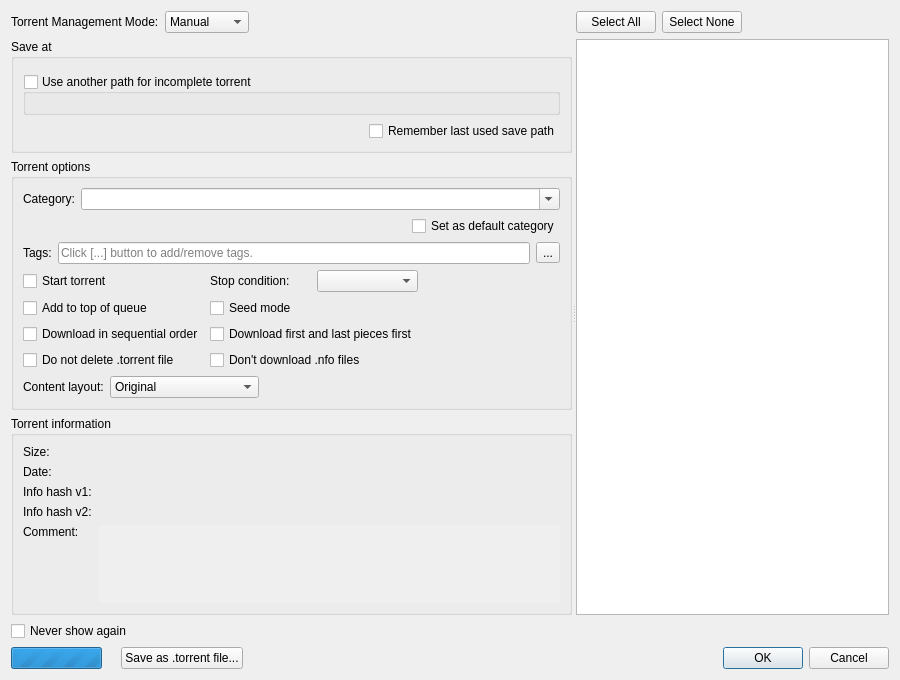
<?xml version="1.0" encoding="UTF-8"?>
<ui version="4.0">
 <class>AddNewTorrentDialog</class>
 <widget class="QDialog" name="AddNewTorrentDialog">
  <property name="geometry">
   <rect>
    <x>0</x>
    <y>0</y>
    <width>900</width>
    <height>680</height>
   </rect>
  </property>
  <layout class="QVBoxLayout" name="AddNewTorrentDialogLayout">
   <item>
    <widget class="QScrollArea" name="scrollArea_2">
     <property name="frameShape">
      <enum>QFrame::Shape::NoFrame</enum>
     </property>
     <property name="sizeAdjustPolicy">
      <enum>QAbstractScrollArea::SizeAdjustPolicy::AdjustToContents</enum>
     </property>
     <property name="widgetResizable">
      <bool>true</bool>
     </property>
     <widget class="QWidget" name="scrollAreaWidgetContents_2">
      <property name="geometry">
       <rect>
        <x>0</x>
        <y>0</y>
        <width>882</width>
        <height>598</height>
       </rect>
      </property>
      <layout class="QVBoxLayout" name="verticalLayout_6">
       <property name="leftMargin">
        <number>0</number>
       </property>
       <property name="topMargin">
        <number>0</number>
       </property>
       <property name="rightMargin">
        <number>0</number>
       </property>
       <property name="bottomMargin">
        <number>0</number>
       </property>
       <item>
        <widget class="QSplitter" name="splitter">
         <property name="orientation">
          <enum>Qt::Orientation::Horizontal</enum>
         </property>
         <property name="childrenCollapsible">
          <bool>false</bool>
         </property>
         <widget class="QFrame" name="torrentoptionsFrame">
          <layout class="QVBoxLayout" name="mainlayout_addui">
           <property name="leftMargin">
            <number>0</number>
           </property>
           <property name="topMargin">
            <number>0</number>
           </property>
           <property name="rightMargin">
            <number>0</number>
           </property>
           <property name="bottomMargin">
            <number>0</number>
           </property>
           <item>
            <layout class="QHBoxLayout" name="managementLayout">
             <item>
              <widget class="QLabel" name="labelTorrentManagementMode">
               <property name="text">
                <string>Torrent Management Mode:</string>
               </property>
              </widget>
             </item>
             <item>
              <widget class="QComboBox" name="comboTMM">
               <property name="toolTip">
                <string>Automatic mode means that various torrent properties(eg save path) will be decided by the associated category</string>
               </property>
               <item>
                <property name="text">
                 <string>Manual</string>
                </property>
               </item>
               <item>
                <property name="text">
                 <string>Automatic</string>
                </property>
               </item>
              </widget>
             </item>
             <item>
              <spacer name="horizontalSpacer">
               <property name="orientation">
                <enum>Qt::Orientation::Horizontal</enum>
               </property>
               <property name="sizeHint" stdset="0">
                <size>
                 <width>20</width>
                 <height>20</height>
                </size>
               </property>
              </spacer>
             </item>
            </layout>
           </item>
           <item>
            <widget class="QGroupBox" name="groupBoxSavePath">
             <property name="title">
              <string>Save at</string>
             </property>
             <layout class="QVBoxLayout" name="verticalLayout">
              <item>
               <widget class="FileSystemPathComboEdit" name="savePath" native="true"/>
              </item>
              <item>
               <widget class="QGroupBox" name="groupBoxDownloadPath">
                <property name="title">
                 <string>Use another path for incomplete torrent</string>
                </property>
                <property name="checkable">
                 <bool>true</bool>
                </property>
                <property name="checked">
                 <bool>false</bool>
                </property>
                <layout class="QVBoxLayout" name="verticalLayout_4">
                 <item>
                  <widget class="FileSystemPathComboEdit" name="downloadPath" native="true"/>
                 </item>
                </layout>
               </widget>
              </item>
              <item>
               <layout class="QHBoxLayout" name="layoutRememberLastSavePath">
                <item>
                 <spacer name="horizontalSpacer_5">
                  <property name="orientation">
                   <enum>Qt::Orientation::Horizontal</enum>
                  </property>
                  <property name="sizeHint" stdset="0">
                   <size>
                    <width>40</width>
                    <height>20</height>
                   </size>
                  </property>
                 </spacer>
                </item>
                <item>
                 <widget class="QCheckBox" name="checkBoxRememberLastSavePath">
                  <property name="text">
                   <string>Remember last used save path</string>
                  </property>
                 </widget>
                </item>
               </layout>
              </item>
             </layout>
            </widget>
           </item>
           <item>
            <widget class="QGroupBox" name="groupBoxSettings">
             <property name="title">
              <string>Torrent options</string>
             </property>
             <layout class="QVBoxLayout" name="verticalLayout_3">
              <item>
               <layout class="QHBoxLayout" name="categoryLayout">
                <item>
                 <widget class="QLabel" name="labelCategory">
                  <property name="text">
                   <string>Category:</string>
                  </property>
                 </widget>
                </item>
                <item>
                 <widget class="QComboBox" name="categoryComboBox">
                  <property name="sizePolicy">
                   <sizepolicy hsizetype="Expanding" vsizetype="Fixed">
                    <horstretch>0</horstretch>
                    <verstretch>0</verstretch>
                   </sizepolicy>
                  </property>
                  <property name="editable">
                   <bool>true</bool>
                  </property>
                  <property name="insertPolicy">
                   <enum>QComboBox::InsertPolicy::InsertAtTop</enum>
                  </property>
                 </widget>
                </item>
               </layout>
              </item>
              <item alignment="Qt::AlignmentFlag::AlignRight">
               <widget class="QCheckBox" name="defaultCategoryCheckbox">
                <property name="text">
                 <string>Set as default category</string>
                </property>
               </widget>
              </item>
              <item>
               <layout class="QHBoxLayout" name="tagsLayout" stretch="0,0,0">
                <item>
                 <widget class="QLabel" name="tagsLabel">
                  <property name="text">
                   <string>Tags:</string>
                  </property>
                 </widget>
                </item>
                <item>
                 <widget class="QLineEdit" name="tagsLineEdit">
                  <property name="sizePolicy">
                   <sizepolicy hsizetype="Expanding" vsizetype="Fixed">
                    <horstretch>0</horstretch>
                    <verstretch>0</verstretch>
                   </sizepolicy>
                  </property>
                  <property name="readOnly">
                   <bool>true</bool>
                  </property>
                  <property name="placeholderText">
                   <string>Click [...] button to add/remove tags.</string>
                  </property>
                  <property name="clearButtonEnabled">
                   <bool>false</bool>
                  </property>
                 </widget>
                </item>
                <item>
                 <widget class="QToolButton" name="tagsEditButton">
                  <property name="toolTip">
                   <string>Add/remove tags</string>
                  </property>
                  <property name="text">
                   <string>...</string>
                  </property>
                 </widget>
                </item>
               </layout>
              </item>
              <item>
               <layout class="QGridLayout" name="gridLayout">
                <item row="0" column="0">
                 <widget class="QCheckBox" name="startTorrentCheckBox">
                  <property name="text">
                   <string>Start torrent</string>
                  </property>
                 </widget>
                </item>
                <item row="0" column="1">
                 <layout class="QHBoxLayout" name="stopConditionLayout">
                  <item>
                   <widget class="QLabel" name="stopConditionLabel">
                    <property name="text">
                     <string>Stop condition:</string>
                    </property>
                   </widget>
                  </item>
                  <item>
                   <widget class="QComboBox" name="stopConditionComboBox"/>
                  </item>
                 </layout>
                </item>
                <item row="0" column="2">
                 <spacer name="horizontalSpacer_3">
                  <property name="orientation">
                   <enum>Qt::Orientation::Horizontal</enum>
                  </property>
                  <property name="sizeHint" stdset="0">
                   <size>
                    <width>40</width>
                    <height>20</height>
                   </size>
                  </property>
                 </spacer>
                </item>
                <item row="1" column="0">
                 <widget class="QCheckBox" name="addToQueueTopCheckBox">
                  <property name="text">
                   <string>Add to top of queue</string>
                  </property>
                 </widget>
                </item>
                <item row="1" column="1">
                 <widget class="QCheckBox" name="seedModeCheckBox">
                  <property name="text">
                   <string>Seed mode</string>
                  </property>
                  <property name="toolTip">
                   <string>&lt;p&gt;If set, Bitarr will assume that all files are present for this torrent and that they all match the hashes in the torrent file. The use case for this mode is if a torrent is created and seeded, or if the user already knows that all the files are complete, this is a way to perform only basic file checks and skip initial hash checks.&lt;/p&gt;&lt;p&gt;The piece hash will be checked when it is requested for the first time by a peer. If a hash check fails, all files in this torrent will be rechecked.&lt;/p&gt;</string>
                  </property>
                 </widget>
                </item>
                <item row="2" column="0">
                 <widget class="QCheckBox" name="sequentialCheckBox">
                  <property name="text">
                   <string>Download in sequential order</string>
                  </property>
                 </widget>
                </item>
                <item row="2" column="1">
                 <widget class="QCheckBox" name="firstLastCheckBox">
                  <property name="text">
                   <string>Download first and last pieces first</string>
                  </property>
                 </widget>
                </item>
                <item row="3" column="1">
                 <widget class="QCheckBox" name="excludeNfoCheckBox">
                  <property name="text">
                   <string>Don't download .nfo files</string>
                  </property>
                 </widget>
                </item>
                <item row="3" column="0">
                 <widget class="QCheckBox" name="doNotDeleteTorrentCheckBox">
                  <property name="toolTip">
                   <string>When checked, the .torrent file will not be deleted regardless of the settings at the &quot;Download&quot; page of the Options dialog</string>
                  </property>
                  <property name="text">
                   <string>Do not delete .torrent file</string>
                  </property>
                 </widget>
                </item>
               </layout>
              </item>
              <item>
               <layout class="QHBoxLayout" name="horizontalLayout_2">
                <item>
                 <widget class="QLabel" name="contentLayoutLabel">
                  <property name="text">
                   <string>Content layout:</string>
                  </property>
                 </widget>
                </item>
                <item>
                 <widget class="QComboBox" name="contentLayoutComboBox">
                  <property name="currentIndex">
                   <number>0</number>
                  </property>
                  <item>
                   <property name="text">
                    <string>Original</string>
                   </property>
                  </item>
                  <item>
                   <property name="text">
                    <string>Create subfolder</string>
                   </property>
                  </item>
                  <item>
                   <property name="text">
                    <string>Don't create subfolder</string>
                   </property>
                  </item>
                 </widget>
                </item>
                <item>
                 <spacer name="horizontalSpacer_4">
                  <property name="orientation">
                   <enum>Qt::Orientation::Horizontal</enum>
                  </property>
                  <property name="sizeHint" stdset="0">
                   <size>
                    <width>40</width>
                    <height>20</height>
                   </size>
                  </property>
                 </spacer>
                </item>
               </layout>
              </item>
             </layout>
            </widget>
           </item>
           <item>
            <widget class="QGroupBox" name="infoGroup">
             <property name="sizePolicy">
              <sizepolicy hsizetype="Preferred" vsizetype="Expanding">
               <horstretch>0</horstretch>
               <verstretch>0</verstretch>
              </sizepolicy>
             </property>
             <property name="title">
              <string>Torrent information</string>
             </property>
             <layout class="QGridLayout" name="gridLayout_2">
              <item row="0" column="0">
               <widget class="QLabel" name="labelSize">
                <property name="text">
                 <string>Size:</string>
                </property>
               </widget>
              </item>
              <item row="0" column="1">
               <widget class="QLabel" name="labelSizeData"/>
              </item>
              <item row="1" column="0">
               <widget class="QLabel" name="labelDate">
                <property name="text">
                 <string>Date:</string>
                </property>
               </widget>
              </item>
              <item row="1" column="1">
               <widget class="QLabel" name="labelDateData"/>
              </item>
              <item row="2" column="0">
               <widget class="QLabel" name="labelInfohash1">
                <property name="text">
                 <string>Info hash v1:</string>
                </property>
               </widget>
              </item>
              <item row="2" column="1">
               <widget class="QLabel" name="labelInfohash1Data">
                <property name="textInteractionFlags">
                 <set>Qt::TextInteractionFlag::TextSelectableByMouse</set>
                </property>
               </widget>
              </item>
              <item row="3" column="0">
               <widget class="QLabel" name="labelInfohash2">
                <property name="text">
                 <string>Info hash v2:</string>
                </property>
               </widget>
              </item>
              <item row="3" column="1">
               <widget class="QLabel" name="labelInfohash2Data">
                <property name="textInteractionFlags">
                 <set>Qt::TextInteractionFlag::TextSelectableByMouse</set>
                </property>
               </widget>
              </item>
              <item row="4" column="0">
               <widget class="QLabel" name="labelComment">
                <property name="text">
                 <string>Comment:</string>
                </property>
                <property name="alignment">
                 <set>Qt::AlignmentFlag::AlignLeading|Qt::AlignmentFlag::AlignLeft|Qt::AlignmentFlag::AlignTop</set>
                </property>
               </widget>
              </item>
              <item row="4" column="1">
               <widget class="QScrollArea" name="scrollArea">
                <property name="frameShape">
                 <enum>QFrame::Shape::NoFrame</enum>
                </property>
                <property name="sizeAdjustPolicy">
                 <enum>QAbstractScrollArea::SizeAdjustPolicy::AdjustToContents</enum>
                </property>
                <property name="widgetResizable">
                 <bool>true</bool>
                </property>
                <widget class="QWidget" name="scrollAreaWidgetContents">
                 <property name="geometry">
                  <rect>
                   <x>0</x>
                   <y>0</y>
                   <width>411</width>
                   <height>70</height>
                  </rect>
                 </property>
                 <layout class="QVBoxLayout" name="verticalLayout_2">
                  <property name="leftMargin">
                   <number>0</number>
                  </property>
                  <property name="topMargin">
                   <number>0</number>
                  </property>
                  <property name="rightMargin">
                   <number>0</number>
                  </property>
                  <property name="bottomMargin">
                   <number>0</number>
                  </property>
                  <item>
                   <widget class="QLabel" name="labelCommentData">
                    <property name="textFormat">
                     <enum>Qt::TextFormat::RichText</enum>
                    </property>
                    <property name="alignment">
                     <set>Qt::AlignmentFlag::AlignLeading|Qt::AlignmentFlag::AlignLeft|Qt::AlignmentFlag::AlignTop</set>
                    </property>
                    <property name="wordWrap">
                     <bool>true</bool>
                    </property>
                    <property name="openExternalLinks">
                     <bool>true</bool>
                    </property>
                    <property name="textInteractionFlags">
                     <set>Qt::TextInteractionFlag::LinksAccessibleByKeyboard|Qt::TextInteractionFlag::LinksAccessibleByMouse|Qt::TextInteractionFlag::TextSelectableByKeyboard|Qt::TextInteractionFlag::TextSelectableByMouse</set>
                    </property>
                   </widget>
                  </item>
                 </layout>
                </widget>
               </widget>
              </item>
             </layout>
            </widget>
           </item>
          </layout>
         </widget>
         <widget class="QWidget" name="layoutWidget">
          <layout class="QVBoxLayout" name="verticalLayout_5">
           <item>
            <layout class="QHBoxLayout" name="contentFilterLayout">
             <item>
              <widget class="QPushButton" name="buttonSelectAll">
               <property name="text">
                <string>Select All</string>
               </property>
              </widget>
             </item>
             <item>
              <widget class="QPushButton" name="buttonSelectNone">
               <property name="text">
                <string>Select None</string>
               </property>
              </widget>
             </item>
             <item>
              <spacer name="horizontalSpacer_6">
               <property name="orientation">
                <enum>Qt::Orientation::Horizontal</enum>
               </property>
               <property name="sizeHint" stdset="0">
                <size>
                 <width>40</width>
                 <height>20</height>
                </size>
               </property>
              </spacer>
             </item>
            </layout>
           </item>
           <item>
            <widget class="TorrentContentWidget" name="contentTreeView">
             <property name="sizePolicy">
              <sizepolicy hsizetype="Expanding" vsizetype="Expanding">
               <horstretch>1</horstretch>
               <verstretch>0</verstretch>
              </sizepolicy>
             </property>
             <property name="contextMenuPolicy">
              <enum>Qt::ContextMenuPolicy::CustomContextMenu</enum>
             </property>
             <property name="selectionMode">
              <enum>QAbstractItemView::SelectionMode::ExtendedSelection</enum>
             </property>
             <property name="sortingEnabled">
              <bool>true</bool>
             </property>
            </widget>
           </item>
          </layout>
         </widget>
        </widget>
       </item>
      </layout>
     </widget>
    </widget>
   </item>
   <item>
    <layout class="QHBoxLayout" name="buttonsHLayout">
     <item>
      <widget class="QCheckBox" name="checkBoxNeverShow">
       <property name="text">
        <string>Never show again</string>
       </property>
      </widget>
     </item>
     <item>
      <spacer name="horizontalSpacer_2">
       <property name="orientation">
        <enum>Qt::Orientation::Horizontal</enum>
       </property>
       <property name="sizeHint" stdset="0">
        <size>
         <width>40</width>
         <height>20</height>
        </size>
       </property>
      </spacer>
     </item>
    </layout>
   </item>
   <item>
    <layout class="QHBoxLayout" name="horizontalLayout">
     <item>
      <layout class="QHBoxLayout" name="metadataLayout">
       <item>
        <widget class="QProgressBar" name="progMetaLoading">
         <property name="sizePolicy">
          <sizepolicy hsizetype="Minimum" vsizetype="Fixed">
           <horstretch>0</horstretch>
           <verstretch>0</verstretch>
          </sizepolicy>
         </property>
         <property name="maximum">
          <number>0</number>
         </property>
         <property name="value">
          <number>-1</number>
         </property>
         <property name="textVisible">
          <bool>false</bool>
         </property>
        </widget>
       </item>
       <item>
        <widget class="QLabel" name="lblMetaLoading">
         <property name="text">
          <string/>
         </property>
        </widget>
       </item>
       <item>
        <widget class="QPushButton" name="buttonSave">
         <property name="text">
          <string>Save as .torrent file...</string>
         </property>
        </widget>
       </item>
      </layout>
     </item>
     <item>
      <widget class="QDialogButtonBox" name="buttonBox">
       <property name="standardButtons">
        <set>QDialogButtonBox::StandardButton::Cancel|QDialogButtonBox::StandardButton::Ok</set>
       </property>
      </widget>
     </item>
    </layout>
   </item>
  </layout>
 </widget>
 <customwidgets>
  <customwidget>
   <class>TorrentContentWidget</class>
   <extends>QTreeView</extends>
   <header>gui/torrentcontentwidget.h</header>
  </customwidget>
  <customwidget>
   <class>FileSystemPathComboEdit</class>
   <extends>QWidget</extends>
   <header>gui/fspathedit.h</header>
   <container>1</container>
  </customwidget>
 </customwidgets>
 <resources/>
 <connections/>
</ui>
